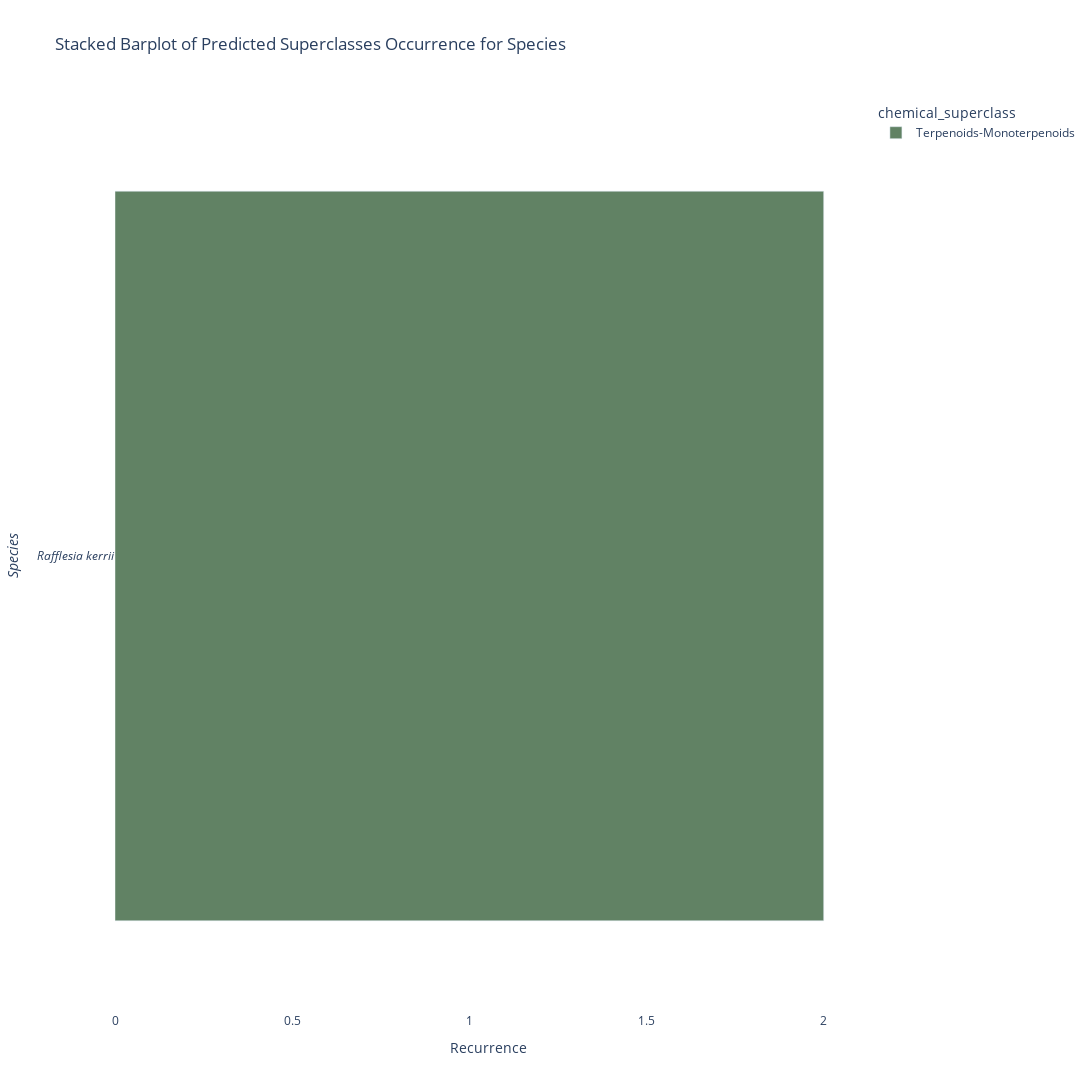

Here is the notebook cell this chart was saved with:
### Markdown cell above
4. Barplots of the chemical superclass and class distribution by species and genus

### Code cell
plot_species_superclass(output_folder, split_chemical_superclass, generate_shades)

### Figure 1 — Plotly figure (JSON) as saved in the notebook; plotly's stock layout.template omitted (floating-point values rounded to 4 significant figures)
{"data": [{"alignmentgroup": "True", "hovertemplate": "chemical_superclass=Terpenoids-Monoterpenoids<br>Recurrence=%{x}<br>species=%{y}<extra></extra>", "legendgroup": "Terpenoids-Monoterpenoids", "marker": {"color": "#618264", "pattern": {"shape": ""}}, "name": "Terpenoids-Monoterpenoids", "offsetgroup": "Terpenoids-Monoterpenoids", "orientation": "h", "showlegend": true, "textposition": "auto", "type": "bar", "x": [2], "xaxis": "x", "y": ["Rafflesia kerrii"], "yaxis": "y"}], "layout": {"barmode": "relative", "height": 1500, "legend": {"title": {"text": "chemical_superclass"}, "tracegroupgap": 0}, "plot_bgcolor": "white", "title": {"text": "Stacked Barplot of Predicted Superclasses Occurrence for Species"}, "width": 1500, "xaxis": {"anchor": "y", "domain": [0, 1], "title": {"text": "Recurrence"}}, "yaxis": {"anchor": "x", "categoryarray": ["Rafflesia kerrii"], "categoryorder": "array", "domain": [0, 1], "tickmode": "array", "ticktext": ["<i>Rafflesia kerrii</i>"], "tickvals": [0], "title": {"text": "<i>Species<i>"}}}}
